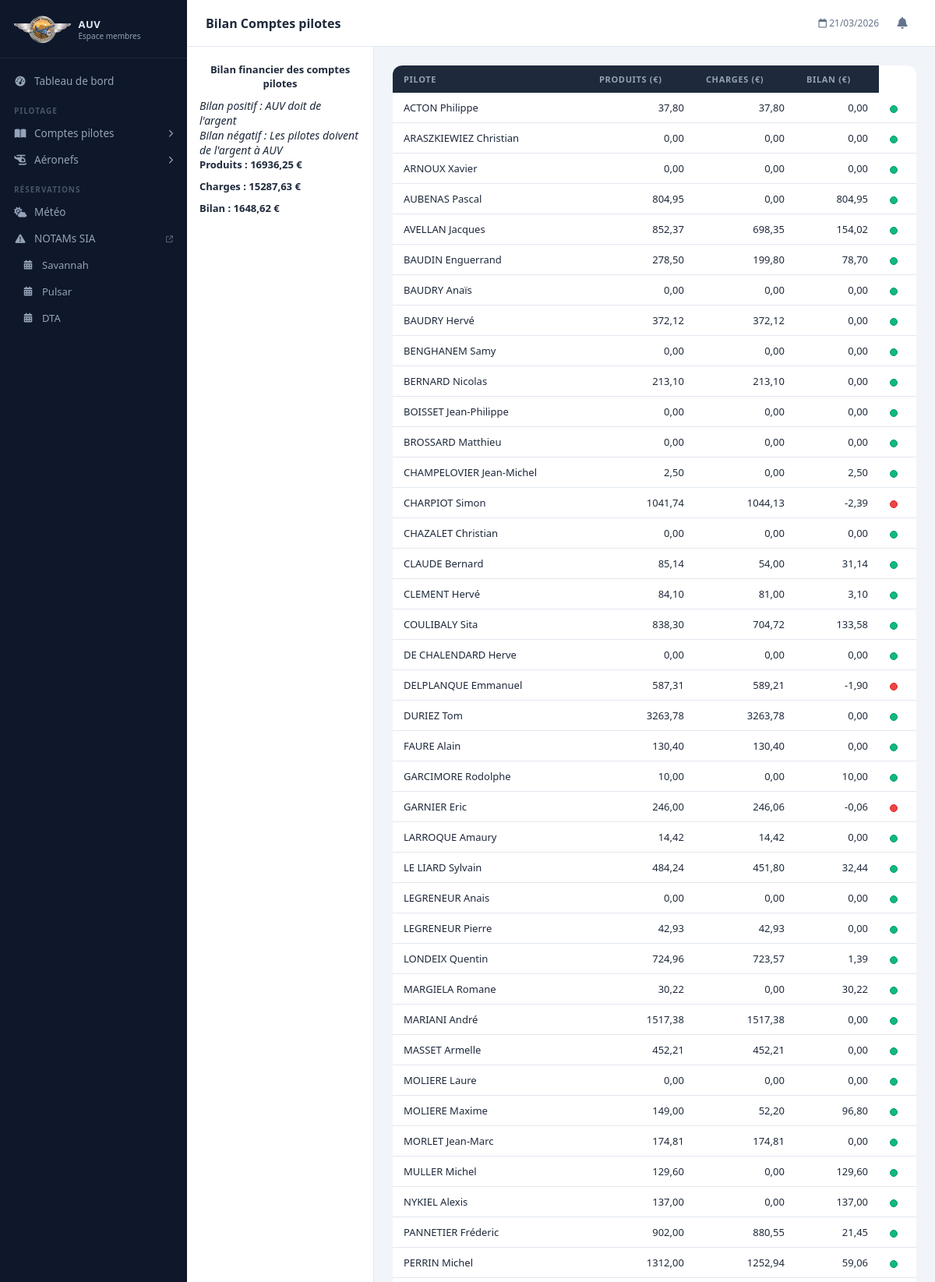
Page /intranetBilanComptePilote (signed in, upper part) on the committed database.
### Intranet/models.py (models this page shows, shortened)
class Aeronef(models.Model):
    def __str__(self):
        text = self.type
        return text
    type = models.CharField(max_length = 20)
    classeULM = models.ForeignKey('ClasseULM',
                                  on_delete=models.CASCADE,
                                  default = 3)
    immatriculation = models.CharField(max_length = 6,
                                       default = 'XXXXX')
    indicatifRadio = models.CharField(max_length = 6,
                                       default = 'F-JXXX')
    limiteAptitudeVol = models.DateField(blank = True,
                            null = True)
    limiteLSA = models.DateField(blank = True,
                            null = True)
    limiteParachute = models.DateField(blank = True,
                            null = True)
    date = models.DateField(blank = True,
                            null = True)
    tarifPilote = models.DecimalField(decimal_places = 2,
                                      max_digits = 5,
                                      default = 00.00)
    tarifElevePilote = models.DecimalField(decimal_places = 2,
                                      max_digits = 5,
                                      default = 00.00)

class Member(models.Model):
    def __str__(self):
        return self.name + " " + self.vorname
    statut = models.ForeignKey('Statut',
                               on_delete=models.CASCADE,
                               default = 5)
    name = models.CharField(max_length = 50)
    vorname = models.CharField(max_length = 50)
    password = models.CharField(max_length = 20,
                                default = '0000')
    genre = models.ForeignKey('Sex',
                               on_delete=models.CASCADE,
                               default = 1)
    birthday = models.DateField(blank = True,
                                null = True)
    phone = models.CharField(max_length = 14,
                             blank=True,
                             null = True)
    email = models.EmailField(max_length = 50,
                              blank=True,
                              null = True)
    zip = models.CharField(max_length = 5,
                           blank=True,
                           null = True)
    city = models.CharField(max_length = 50,
                            blank=True,
                            null = True)
    adress = models.CharField(max_length = 200,
                              blank=True,
                              null = True)
    licenceFFPLUM = models.CharField(max_length = 6,
                                     blank = True,
                                     null = True)
    licenceAUV = models.ForeignKey(OuiNon,
                                on_delete=models.CASCADE,
                                related_name='licenceAUVOuiNon',
                                default = 1)
    brevetInstructeur = models.ForeignKey(OuiNon,
                                on_delete=models.CASCADE,
                                related_name='brevetInstructeurOuiNon',
                                default = 1)
    datePiloteC2 = models.DateField(blank = True,
                                null = True)
    datePiloteC3 = models.DateField(blank = True,
                                null = True)
    datePiloteC4 = models.DateField(blank = True,
                                null = True)
    dateEmportC2 = models.DateField(blank = True,
                                null = True)
    dateEmportC3 = models.DateField(blank = True,
                                null = True)
    dateEmportC4 = models.DateField(blank = True,
                                null = True)
    dateBaptemeC2 = models.DateField(blank = True,
                                null = True)
    dateBaptemeC3 = models.DateField(blank = True,
                                null = True)
    dateBaptemeC4 = models.DateField(blank = True,
                                null = True)
    reportComptePilote2024 = models.DecimalField(decimal_places = 2,
                                                 max_digits = 8,
                                                 default = 00.00)
    produitComptePilote = models.DecimalField(decimal_places = 2,
                                            max_digits = 8,
                                            default = 00.00)
    chargeComptePilote = models.DecimalField(decimal_places = 2,
                                            max_digits = 8,
                                            default = 00.00)
    @property
    def bilanComptePilote(self):
        return self.produitComptePilote - self.chargeComptePilote
    class Meta:
        ordering = ['name','vorname']

### Intranet/MenuComptesPilotes/views.py (the view)
# urls.py: path('intranetBilanComptePilote', intranetBilanComptePilote, name="intranet_Bilan_Compte_Pilote"),
def intranetBilanComptePilote(request):
    loggedMember = getLoggedMemberFromRequest(request)
    if loggedMember:
        templateName = 'intranetBilanComptePilote.html'
        context = {
            'loggedMember' : loggedMember,
            'current_date_time' : dateTimeParis(),
            'current_year' : datetime.now().year,
            'allAeronef' : Aeronef.objects.all(),
            }
        allMember = Member.objects.all()
        totalProduit = 0
        totalCharge = 0
        totalBilan = 0
        for member in allMember:
            totalProduit += member.produitComptePilote
            totalCharge += member.chargeComptePilote
            totalBilan += member.bilanComptePilote
        context['totalProduit'] = totalProduit
        context['totalCharge'] = totalCharge
        context['totalBilan'] = totalBilan
        context['allMember'] = allMember
        return render(request, templateName, context)
    else:
        return redirect('/internetAccueil')

### Intranet/context_processors.py (called while the page is built)
def notifications(request):
    if 'loggedMemberId' not in request.session:
        return {}
    from Intranet.models import Member
    try:
        member = Member.objects.get(id=request.session['loggedMemberId'])
        notifs = Notification.objects.filter(recipient=member).order_by('-created_at')[:8]
        unread = Notification.objects.filter(recipient=member, is_read=False).count()
        return {
            'notifications': notifs,
            'notif_count':   unread,
        }
    except Exception:
        return {}

### Intranet/models.py (called while the page is built)
    def __str__(self):
        return self.value

### Intranet/views.py (called while the page is built)
def getLoggedMemberFromRequest(request):
    if 'loggedMemberId' in request.session:
        loggedMemberId = request.session['loggedMemberId']
        loggedMember = Member.objects.get(id=loggedMemberId)
        return loggedMember
    return None

### ULMASSO/views.py (called while the page is built)
def dateTimeParis():
    now = datetime.now(tz = ZoneInfo("Europe/Paris"))
    return now.strftime("%d/%m/%Y %H:%M")

### Intranet/templates/intranetBilanComptePilote.html (shortened to what this page needs)
{% extends "baseIntranet.html" %}
{% block bodyId %}
	intranetBilanComptePilotePage
{% endblock %}
{% block titrePage %}
	<p>Bilan Comptes pilotes</p>
{% endblock %}
{% block asideContent %}
<p align = center>Bilan financier des comptes pilotes</p>
<i>Bilan positif : AUV doit de l'argent</i>
<br>
<i>Bilan négatif : Les pilotes doivent de l'argent à AUV</i>
<p>Produits : {{totalProduit}} €</p>
<p>Charges  : {{totalCharge}} €</p>
<p>Bilan    : {{totalBilan}} €</p>
{% endblock %}
{% block mainContent %}
	<div>
		{% if allMember %}
			<table class="table">
	  			<thead>
	    			<tr>
	      				<th scope="col">Pilote</th>
	      				<th scope="col">Produits (€)</th>
	      				<th scope="col">Charges (€)</th>
	      				<th scope="col">Bilan (€)</th>
	    			</tr>
	  			</thead>
	  			<tbody>
					{% for member in allMember %}
						<tr>
							<td>{{member}}</td>
							<td align = right>{{member.produitComptePilote}}</td>
							<td align = right>{{member.chargeComptePilote}}</td>
							<td align = right>{{member.bilanComptePilote}}</td>
							<td>
							{% if member.bilanComptePilote >= 0 %}
								<div id="monpetitcerclevert"></div>
							{% else %}
								<div id="monpetitcerclerouge"></div>
							{% endif %}
							</td>
						</tr>
					{% endfor %}
				</tbody>
			</table>
	{% endif %}
{% endblock %}

### Intranet/templates/baseIntranet.html (shortened to what this page needs)
<!DOCTYPE html>
<html lang="fr">
<head>
    <link rel="stylesheet" href="https://cdnjs.cloudflare.com/ajax/libs/font-awesome/6.5.0/css/all.min.css">
    <link rel="stylesheet" type="text/css" href="static/css/styleIntranet.css">
    <link rel="stylesheet" type="text/css" href="static/css/styleMenuPrincipal.css">
</head>
<body id="{% block bodyId %}page{% endblock %}">
<nav id="sidebar">
    <div class="sb-logo">
        <img src="static/res/icones/logo.png" alt="AUV">
        <div>
            <div class="sb-logo-text">AUV</div>
            <div class="sb-logo-sub">Espace membres</div>
        </div>
    </div>
    <div class="sb-nav">
        <a href="intranetAccueil" class="sb-item">
            <i class="fa-solid fa-gauge-high"></i>
            Tableau de bord
        </a>
        <div class="sb-section-label">Pilotage</div>
        <details class="sb-group">
            <summary class="sb-item">
                <i class="fa-solid fa-book-open"></i>
                Comptes pilotes
                <i class="fa-solid fa-chevron-right sb-chevron"></i>
            </summary>
        </details>
        <details class="sb-group">
            <summary class="sb-item">
                <i class="fa-solid fa-helicopter"></i>
                Aéronefs
                <i class="fa-solid fa-chevron-right sb-chevron"></i>
            </summary>
        </details>
        <div class="sb-section-label">Réservations</div>
        <a href="intranetWeather" class="sb-item">
            <i class="fa-solid fa-cloud-sun"></i>
            Météo
        </a>
        <a href="https://www.sia.aviation-civile.gouv.fr/documents/supaip/notam.php" target="_blank" class="sb-item">
            <i class="fa-solid fa-triangle-exclamation"></i>
            NOTAMs SIA
            <i class="fa-solid fa-external-link" style="font-size:9px;margin-left:auto;opacity:.5"></i>
        </a>
        {% for aeronef in allAeronef %}
        <a href="{% url 'intranet_Reservation_Calendrier' aeronef %}" class="sb-item" style="padding-left:28px;font-size:13px">
            <i class="fa-solid fa-calendar-days" style="font-size:12px"></i>
            {{ aeronef.type }}
        </a>
        {% endfor %}
    </div>
</nav>
<div id="appMain">
    <header id="topBar">
        <div class="tb-title">
            {% block titrePage %}{% endblock %}
        </div>
        <div class="tb-right">
            <span style="font-size:12px;color:#64748b" id="tb-date">
                <i class="fa-regular fa-calendar"></i>
                {{ current_date_time|slice:":10" }}
            </span>
            <div style="position:relative">
                <button class="notif-btn" id="notifBtn" onclick="toggleNotif()">
                    <i class="fa-solid fa-bell"></i>
                </button>
            </div>
        </div>
    </header>
    <div id="contentArea">
        <aside id="asideContent">
            {% block asideContent %}{% endblock %}
        </aside>
        <main id="mainContent">
            {% block mainContent %}{% endblock %}
        </main>
    </div>
</div>
</body>
</html>

### Intranet/static/css/styleIntranet.css (style rules this page uses)
:root { --sb-bg: #0f172a; --sb-bg-hover: #1e293b; --sb-bg-active: rgba(59,130,246,.18); --sb-text: #94a3b8; --sb-text-active: #ffffff; --sb-accent: #3b82f6; --sb-border: rgba(255,255,255,.06); --sb-width: 240px; --tb-bg: #ffffff; --tb-height: 60px; --tb-border: #e2e8f0; --primary: #2563eb; --primary-light: #3b82f6; --primary-bg: #eff6ff; --success: #10b981; --success-bg: #ecfdf5; --warning: #f59e0b; --warning-bg: #fffbeb; --danger: #ef4444; --danger-bg: #fef2f2; --info: #06b6d4; --info-bg: #ecfeff; --bg: #f1f5f9; --card: #ffffff; --border: #e2e8f0; --text: #1e293b; --text-2: #64748b; --text-3: #94a3b8; --radius: 8px; --radius-lg:12px; --radius-xl:16px; --shadow-sm:0 1px 3px rgba(0,0,0,.08); --shadow: 0 4px 16px rgba(0,0,0,.08); --shadow-lg:0 8px 32px rgba(0,0,0,.12); --font: 'Segoe UI', system-ui, -apple-system, sans-serif; --mono: 'SF Mono', 'Fira Code', monospace; }
*, *::before, *::after { box-sizing: border-box; margin: 0; padding: 0; }
html, body { height: 100%; }
body { display: flex; background: var(--bg); font-family: var(--font); font-size: 14px; color: var(--text); overflow: hidden; }
#sidebar { width: var(--sb-width); min-height: 100vh; background: var(--sb-bg); display: flex; flex-direction: column; position: fixed; top: 0; left: 0; height: 100%; z-index: 300; overflow: hidden; }
.sb-logo { display: flex; align-items: center; gap: 10px; padding: 20px 18px 18px; border-bottom: 1px solid var(--sb-border); }
.sb-logo img { height: 36px; width: auto; }
.sb-logo-text { font-size: 13px; font-weight: 700; color: #e2e8f0; letter-spacing: .04em; line-height: 1.3; }
.sb-logo-sub { font-size: 10px; color: var(--sb-text); font-weight: 400; }
.sb-nav { flex: 1; overflow-y: auto; overflow-x: hidden; padding: 12px 0; scrollbar-width: thin; scrollbar-color: #334155 transparent; }
.sb-section-label { font-size: 10px; font-weight: 700; letter-spacing: .1em; text-transform: uppercase; color: #475569; padding: 14px 18px 5px; }
.sb-item { display: flex; align-items: center; gap: 10px; padding: 8px 18px; color: var(--sb-text); text-decoration: none; font-size: 13.5px; font-weight: 500; cursor: pointer; transition: background .15s, color .15s; border-radius: 0; user-select: none; border: none; background: none; width: 100%; text-align: left; }
.sb-item i:first-child { width: 16px; text-align: center; font-size: 13px; flex-shrink: 0; }
.sb-chevron { margin-left: auto; font-size: 10px; transition: transform .2s; flex-shrink: 0; }
details.sb-group > summary { list-style: none; }
#appMain { margin-left: var(--sb-width); flex: 1; display: flex; flex-direction: column; height: 100vh; overflow: hidden; }
#topBar { height: var(--tb-height); background: var(--tb-bg); border-bottom: 1px solid var(--tb-border); display: flex; align-items: center; padding: 0 24px; gap: 16px; flex-shrink: 0; z-index: 100; }
#topBar .tb-title { font-size: 16px; font-weight: 700; color: var(--text); flex: 1; }
.tb-right { display: flex; align-items: center; gap: 12px; }
.notif-btn { position: relative; width: 36px; height: 36px; border-radius: 50%; border: none; background: transparent; cursor: pointer; display: flex; align-items: center; justify-content: center; color: var(--text-2); font-size: 15px; transition: background .15s; }
#contentArea { flex: 1; display: flex; overflow: hidden; }
#asideContent { width: 240px; background: var(--card); border-right: 1px solid var(--border); overflow-y: auto; padding: 20px 16px; flex-shrink: 0; }
#asideContent p { font-size: 13px; font-weight: 600; margin-bottom: 10px; color: var(--text); }
#mainContent { flex: 1; overflow-y: auto; padding: 24px; }
table { width: 100%; border-collapse: collapse; background: var(--card); border-radius: var(--radius-lg); overflow: hidden; font-size: 13px; }
table thead tr { background: var(--text); }
table thead th { padding: 10px 14px; text-align: left; font-size: 11px; font-weight: 700; text-transform: uppercase; letter-spacing: .06em; color: #94a3b8; border: none; white-space: nowrap; }
td { border: none; border-bottom: 1px solid var(--border); padding: 10px 14px; vertical-align: middle; color: var(--text); }
#monpetitcerclevert { display: inline-block; background: var(--success); border-radius: 50%; width: 10px; height: 10px; border: 1.5px solid #059669; vertical-align: middle; }
#monpetitcerclerouge { display: inline-block; background: var(--danger); border-radius: 50%; width: 10px; height: 10px; border: 1.5px solid #dc2626; vertical-align: middle; }

### rows in the picture
Aeronef: type "Savannah"
Aeronef: type "Pulsar"
Aeronef: type "DTA"
Member: name+vorname "ACTON Philippe", produitComptePilote "37,80", chargeComptePilote "37,80", bilanComptePilote "0,00"
Member: name+vorname "ARASZKIEWIEZ Christian", produitComptePilote "0,00", chargeComptePilote "0,00", bilanComptePilote "0,00"
Member: name+vorname "ARNOUX Xavier", produitComptePilote "0,00", chargeComptePilote "0,00", bilanComptePilote "0,00"
Member: name+vorname "AUBENAS Pascal", produitComptePilote "804,95", chargeComptePilote "0,00", bilanComptePilote "804,95"
Member: name+vorname "AVELLAN Jacques", produitComptePilote "852,37", chargeComptePilote "698,35", bilanComptePilote "154,02"
Member: name+vorname "BAUDIN Enguerrand", produitComptePilote "278,50", chargeComptePilote "199,80", bilanComptePilote "78,70"
Member: name+vorname "BAUDRY Anaïs", produitComptePilote "0,00", chargeComptePilote "0,00", bilanComptePilote "0,00"
Member: name+vorname "BAUDRY Hervé", produitComptePilote "372,12", chargeComptePilote "372,12", bilanComptePilote "0,00"
Member: name+vorname "BENGHANEM Samy", produitComptePilote "0,00", chargeComptePilote "0,00", bilanComptePilote "0,00"
Member: name+vorname "BERNARD Nicolas", produitComptePilote "213,10", chargeComptePilote "213,10", bilanComptePilote "0,00"
Member: name+vorname "BOISSET Jean-Philippe", produitComptePilote "0,00", chargeComptePilote "0,00", bilanComptePilote "0,00"
Member: name+vorname "BROSSARD Matthieu", produitComptePilote "0,00", chargeComptePilote "0,00", bilanComptePilote "0,00"
Member: name+vorname "CHAMPELOVIER Jean-Michel", produitComptePilote "2,50", chargeComptePilote "0,00", bilanComptePilote "2,50"
Member: name+vorname "CHARPIOT Simon", produitComptePilote "1041,74", chargeComptePilote "1044,13", bilanComptePilote "-2,39"
Member: name+vorname "CHAZALET Christian", produitComptePilote "0,00", chargeComptePilote "0,00", bilanComptePilote "0,00"
Member: name+vorname "CLAUDE Bernard", produitComptePilote "85,14", chargeComptePilote "54,00", bilanComptePilote "31,14"
Member: name+vorname "CLEMENT Hervé", produitComptePilote "84,10", chargeComptePilote "81,00", bilanComptePilote "3,10"
Member: name+vorname "COULIBALY Sita", produitComptePilote "838,30", chargeComptePilote "704,72", bilanComptePilote "133,58"
Member: name+vorname "DE CHALENDARD Herve", produitComptePilote "0,00", chargeComptePilote "0,00", bilanComptePilote "0,00"
Member: name+vorname "DELPLANQUE Emmanuel", produitComptePilote "587,31", chargeComptePilote "589,21", bilanComptePilote "-1,90"
Member: name+vorname "DURIEZ Tom", produitComptePilote "3263,78", chargeComptePilote "3263,78", bilanComptePilote "0,00"
Member: name+vorname "FAURE Alain", produitComptePilote "130,40", chargeComptePilote "130,40", bilanComptePilote "0,00"
Member: name+vorname "GARCIMORE Rodolphe", produitComptePilote "10,00", chargeComptePilote "0,00", bilanComptePilote "10,00"
Member: name+vorname "GARNIER Eric", produitComptePilote "246,00", chargeComptePilote "246,06", bilanComptePilote "-0,06"
Member: name+vorname "LARROQUE Amaury", produitComptePilote "14,42", chargeComptePilote "14,42", bilanComptePilote "0,00"
Member: name+vorname "LE LIARD Sylvain", produitComptePilote "484,24", chargeComptePilote "451,80", bilanComptePilote "32,44"
Member: name+vorname "LEGRENEUR Anais", produitComptePilote "0,00", chargeComptePilote "0,00", bilanComptePilote "0,00"
Member: name+vorname "LEGRENEUR Pierre", produitComptePilote "42,93", chargeComptePilote "42,93", bilanComptePilote "0,00"
Member: name+vorname "LONDEIX Quentin", produitComptePilote "724,96", chargeComptePilote "723,57", bilanComptePilote "1,39"
Member: name+vorname "MARGIELA Romane", produitComptePilote "30,22", chargeComptePilote "0,00", bilanComptePilote "30,22"
Member: name+vorname "MARIANI André", produitComptePilote "1517,38", chargeComptePilote "1517,38", bilanComptePilote "0,00"
Member: name+vorname "MASSET Armelle", produitComptePilote "452,21", chargeComptePilote "452,21", bilanComptePilote "0,00"
Member: name+vorname "MOLIERE Laure", produitComptePilote "0,00", chargeComptePilote "0,00", bilanComptePilote "0,00"
Member: name+vorname "MOLIERE Maxime", produitComptePilote "149,00", chargeComptePilote "52,20", bilanComptePilote "96,80"
Member: name+vorname "MORLET Jean-Marc", produitComptePilote "174,81", chargeComptePilote "174,81", bilanComptePilote "0,00"
Member: name+vorname "MULLER Michel", produitComptePilote "129,60", chargeComptePilote "0,00", bilanComptePilote "129,60"
Member: name+vorname "NYKIEL Alexis", produitComptePilote "137,00", chargeComptePilote "0,00", bilanComptePilote "137,00"
Member: name+vorname "PANNETIER Fréderic", produitComptePilote "902,00", chargeComptePilote "880,55", bilanComptePilote "21,45"
Member: name+vorname "PERRIN Michel", produitComptePilote "1312,00", chargeComptePilote "1252,94", bilanComptePilote "59,06"

### other values in the picture
{{ current_date_time|slice:":10" }} "21/03/2026"
{{ totalProduit }} "16936,25"
{{ totalCharge }} "15287,63"
{{ totalBilan }} "1648,62"
